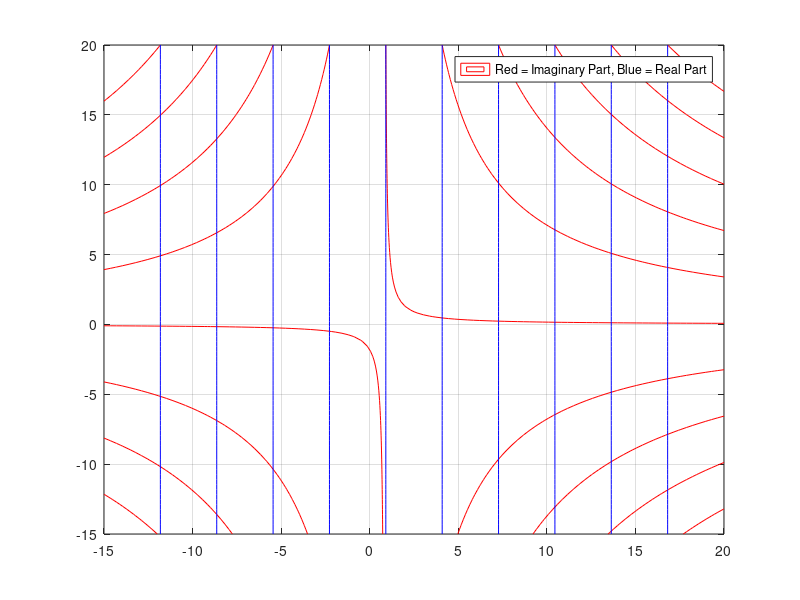

Recreate this plot in MATLAB.
clear all;
close all;
x = linspace(-15,20);
y = linspace(-15,20);
[X,Y] = meshgrid(x,y);
u=(X^3) - 3*X*(Y^2);
v=3*Y*(X^2)- (Y^3);
contour(X,Y,v,'r');
hold on
contour(X,Y,u,'b');
grid on
legend("Red = Imaginary Part, Blue = Real Part")


